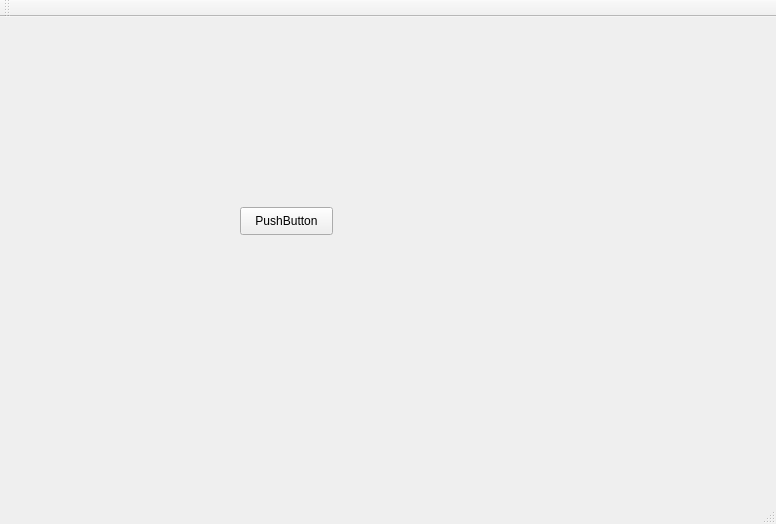
<?xml version="1.0" encoding="UTF-8"?>
<ui version="4.0">
 <class>MainWindow</class>
 <widget class="QMainWindow" name="MainWindow">
  <property name="geometry">
   <rect>
    <x>0</x>
    <y>0</y>
    <width>776</width>
    <height>524</height>
   </rect>
  </property>
  <property name="windowTitle">
   <string>MainWindow</string>
  </property>
  <widget class="QWidget" name="centralWidget">
   <widget class="QPushButton" name="pushButton">
    <property name="geometry">
     <rect>
      <x>240</x>
      <y>190</y>
      <width>93</width>
      <height>28</height>
     </rect>
    </property>
    <property name="text">
     <string>PushButton</string>
    </property>
   </widget>
  </widget>
  <widget class="QMenuBar" name="menuBar">
   <property name="geometry">
    <rect>
     <x>0</x>
     <y>0</y>
     <width>776</width>
     <height>26</height>
    </rect>
   </property>
  </widget>
  <widget class="QToolBar" name="mainToolBar">
   <attribute name="toolBarArea">
    <enum>TopToolBarArea</enum>
   </attribute>
   <attribute name="toolBarBreak">
    <bool>false</bool>
   </attribute>
  </widget>
  <widget class="QStatusBar" name="statusBar"/>
 </widget>
 <layoutdefault spacing="6" margin="11"/>
 <resources/>
 <connections/>
</ui>
